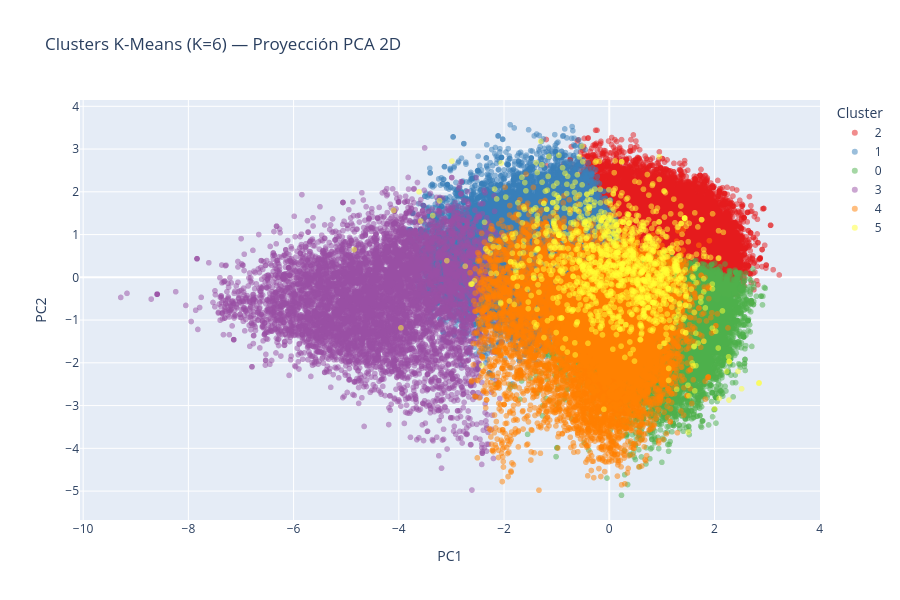

Write notebook code for a chart like this one.
### Code cell
# ============================================================================
# CELDA 10 — VISUALIZACIÓN PCA 2D DE LOS CLUSTERS
# ============================================================================
# Reducimos dimensionalidad a 2 componentes principales para visualizar
# cómo se separan los clusters en el espacio reducido

pca = PCA(n_components=2, random_state=42)
X_pca = pca.fit_transform(X_scaled)

varianza_explicada = pca.explained_variance_ratio_.sum() * 100
print(f'Varianza explicada por 2 componentes PCA: {varianza_explicada:.1f}%')
print(f'Componente 1: {pca.explained_variance_ratio_[0]*100:.1f}%')
print(f'Componente 2: {pca.explained_variance_ratio_[1]*100:.1f}%')

# DataFrame para graficar
df_plot = pd.DataFrame({
    'PC1': X_pca[:, 0],
    'PC2': X_pca[:, 1],
    'Cluster': clusters.astype(str)
})

fig = px.scatter(df_plot, x='PC1', y='PC2', color='Cluster',
                 title=f'Clusters K-Means (K={K_OPTIMO}) — Proyección PCA 2D',
                 opacity=0.5,
                 color_discrete_sequence=px.colors.qualitative.Set1,
                 width=900, height=600)
fig.show()

### Figure 1 — Plotly figure (JSON) as saved in the notebook; plotly's stock layout.template omitted (floating-point values rounded to 4 significant figures; data arrays with more than 128 entries replaced by an {"elided": "..."} marker saying what was removed)
{"data": [{"hovertemplate": "Cluster=2<br>PC1=%{x}<br>PC2=%{y}<extra></extra>", "legendgroup": "2", "marker": {"color": "rgb(228,26,28)", "opacity": 0.5, "symbol": "circle"}, "mode": "markers", "name": "2", "showlegend": true, "type": "scattergl", "x": {"elided": "38284 float values"}, "xaxis": "x", "y": {"elided": "38284 float values"}, "yaxis": "y"}, {"hovertemplate": "Cluster=1<br>PC1=%{x}<br>PC2=%{y}<extra></extra>", "legendgroup": "1", "marker": {"color": "rgb(55,126,184)", "opacity": 0.5, "symbol": "circle"}, "mode": "markers", "name": "1", "showlegend": true, "type": "scattergl", "x": {"elided": "24637 float values"}, "xaxis": "x", "y": {"elided": "24637 float values"}, "yaxis": "y"}, {"hovertemplate": "Cluster=0<br>PC1=%{x}<br>PC2=%{y}<extra></extra>", "legendgroup": "0", "marker": {"color": "rgb(77,175,74)", "opacity": 0.5, "symbol": "circle"}, "mode": "markers", "name": "0", "showlegend": true, "type": "scattergl", "x": {"elided": "29986 float values"}, "xaxis": "x", "y": {"elided": "29986 float values"}, "yaxis": "y"}, {"hovertemplate": "Cluster=3<br>PC1=%{x}<br>PC2=%{y}<extra></extra>", "legendgroup": "3", "marker": {"color": "rgb(152,78,163)", "opacity": 0.5, "symbol": "circle"}, "mode": "markers", "name": "3", "showlegend": true, "type": "scattergl", "x": {"elided": "7670 float values"}, "xaxis": "x", "y": {"elided": "7670 float values"}, "yaxis": "y"}, {"hovertemplate": "Cluster=4<br>PC1=%{x}<br>PC2=%{y}<extra></extra>", "legendgroup": "4", "marker": {"color": "rgb(255,127,0)", "opacity": 0.5, "symbol": "circle"}, "mode": "markers", "name": "4", "showlegend": true, "type": "scattergl", "x": {"elided": "12159 float values"}, "xaxis": "x", "y": {"elided": "12159 float values"}, "yaxis": "y"}, {"hovertemplate": "Cluster=5<br>PC1=%{x}<br>PC2=%{y}<extra></extra>", "legendgroup": "5", "marker": {"color": "rgb(255,255,51)", "opacity": 0.5, "symbol": "circle"}, "mode": "markers", "name": "5", "showlegend": true, "type": "scattergl", "x": {"elided": "1264 float values"}, "xaxis": "x", "y": {"elided": "1264 float values"}, "yaxis": "y"}], "layout": {"height": 600, "legend": {"title": {"text": "Cluster"}, "tracegroupgap": 0}, "title": {"text": "Clusters K-Means (K=6) — Proyección PCA 2D"}, "width": 900, "xaxis": {"anchor": "y", "domain": [0, 1], "title": {"text": "PC1"}}, "yaxis": {"anchor": "x", "domain": [0, 1], "title": {"text": "PC2"}}}}
